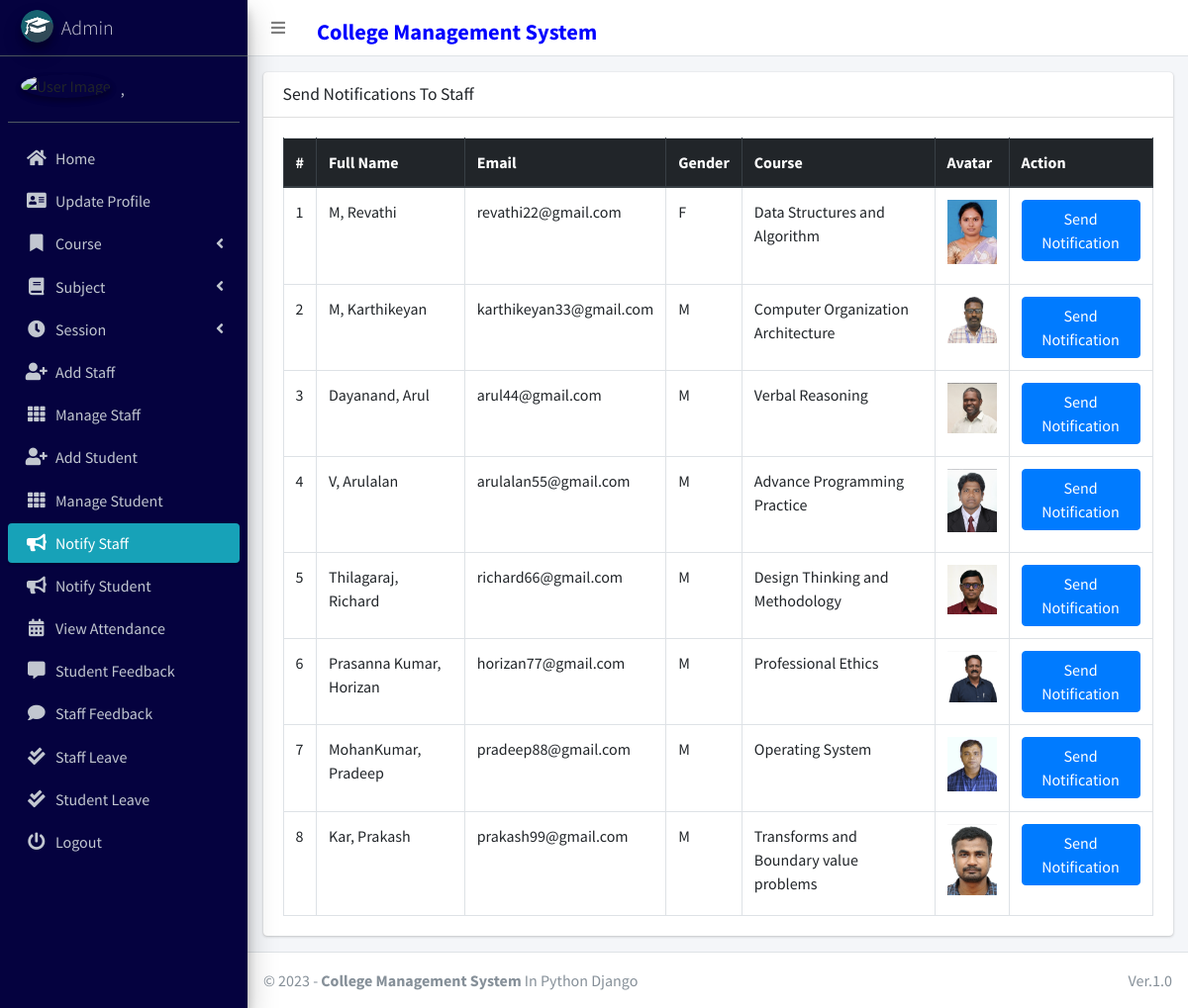
The page /admin_notify_staff (signed in) on the database its author committed.
### main_app/models.py (models this page shows, shortened)
class CustomUser(AbstractUser):
    USER_TYPE = ((1, "HOD"), (2, "Staff"), (3, "Student"))
    GENDER = [("M", "Male"), ("F", "Female")]
    username = None  # Removed username, using email instead
    email = models.EmailField(unique=True)
    user_type = models.CharField(default=1, choices=USER_TYPE, max_length=1)
    gender = models.CharField(max_length=1, choices=GENDER)
    profile_pic = models.ImageField()
    address = models.TextField()
    fcm_token = models.TextField(default="")  # For firebase notifications
    created_at = models.DateTimeField(auto_now_add=True)
    updated_at = models.DateTimeField(auto_now=True)
    USERNAME_FIELD = "email"
    REQUIRED_FIELDS = []
    objects = CustomUserManager()
    def __str__(self):
        return self.last_name + ", " + self.first_name

class Staff(models.Model):
    course = models.ForeignKey(Course, on_delete=models.DO_NOTHING, null=True, blank=False)
    admin = models.OneToOneField(CustomUser, on_delete=models.CASCADE)

class Course(models.Model):
    name = models.CharField(max_length=120)
    created_at = models.DateTimeField(auto_now_add=True)
    updated_at = models.DateTimeField(auto_now=True)

### main_app/hod_views.py (the view)
# urls.py: path("admin_notify_staff", hod_views.admin_notify_staff,
def admin_notify_staff(request):
    staff = CustomUser.objects.filter(user_type=2)
    context = {
        'page_title': "Send Notifications To Staff",
        'allStaff': staff
    }
    return render(request, "hod_template/staff_notification.html", context)

### main_app/templates/hod_template/staff_notification.html (shortened to what this page needs)
{% extends 'main_app/base.html' %}
{% load static %}
{% block content %}
<section class="content">
    <div class="container-fluid">
        <div class="row">
            <div class="col-md-12">
                <div class="card">
                    <div class="card-header">
                        <h3 class="card-title">{{page_title}}</h3>
                    </div>
                    <div class="card-body">
                        <table id="example2" class="table table-bordered table-hover">
                            <thead class="thead-dark">
                                <tr>
                                    <th>#</th>
                                    <th>Full Name</th>
                                    <th>Email</th>
                                    <th>Gender</th>
                                    <th>Course</th>
                                    <th>Avatar</th>
                                    <th>Action</th>
                                </tr>
                            </thead>
                            <tbody>
                                {% for staff in allStaff %}
                                <tr>
                                    <td>{{ forloop.counter }}</td>
                                    <td>{{staff.last_name}}, {{staff.first_name}}</td>
                                    <td>{{staff.email}}</td>
                                    <td>{{staff.gender}}</td>
                                    <td>{{staff.staff.course.name}}</td>
                                    <td>
                                        {% if staff.profile_pic == ""  %}
                                        No Image
                                        {% else %}
                                        <img class="img img-fluid mb-2" height="56" width="56"
                                            src="{{staff.profile_pic}}" alt="">
                                        {% endif %}
                                    </td>
                                    <td><button data-toggle = "modal" data-target = "#myModal"class="btn btn-primary show_notification" value="{{staff.id}}">Send Notification</button>
                                    </td>
                                </tr>
                                {% endfor %}
                            </tbody>
                        </table>
                    </div>
                </div>
            </div>
        </div>
    </div>
</section>
{% endblock content %}

### main_app/templates/main_app/sidebar_template.html (shortened to what this page needs)
{% load static %}
<aside class="main-sidebar sidebar-dark-info elevation-4">
    {% if request.user.user_type == '1' %}
    <a href="{% url 'admin_home' %}" class="brand-link">
        <img src="{% static 'dist/img/cmsl.png' %} " alt="AdminLTE Logo"
            class="brand-image img-circle elevation-3" >
        <span class="brand-text font-weight-light">Admin</span>
    </a>
    <div class="sidebar">
        <div class="user-panel mt-3 pb-3 mb-3 d-flex">
            <div class="image">
                <img src="{{ request.user.profile_pic}}" class="img-circle elevation-2" alt="User Image">
            </div>
            <div class="info">
                <a href="#" class="d-block">{{user}}</a>
            </div>
        </div>
        <nav class="mt-2">
            <ul class="nav nav-pills nav-sidebar flex-column" data-widget="treeview" role="menu" data-accordion="false">
                <li class="nav-item">
                    {% url 'admin_home' as admin_home %}
                    <a href="{{admin_home}}" class="nav-link {% if admin_home == request.path %} active {% endif %}">
                        <i class="nav-icon fas fa-home"></i>
                        <p>
                            Home
                        </p>
                    </a>
                </li>
                <li class="nav-item">
                    {% url 'admin_view_profile' as admin_view_profile %}
                    <a href="{{admin_view_profile}}"
                        class="nav-link {% if admin_view_profile == request.path %} active {% endif %}">
                        <i class="nav-icon fas fa-address-card"></i>
                        <p>
                            Update Profile
                        </p>
                    </a>
                </li>
                <li class="nav-item has-treeview">
                    <a href="#" class="nav-link">
                        <i class="nav-icon fas fa-bookmark"></i>
                        <p>
                            Course
                            <i class="fas fa-angle-left right"></i>
                        </p>
                    </a>
                </li>
                <li class="nav-item has-treeview">
                    <a href="#" class="nav-link">
                        <i class="nav-icon fas fa-book"></i>
                        <p>
                            Subject
                            <i class="fas fa-angle-left right"></i>
                        </p>
                    </a>
                </li>
                <li class="nav-item has-treeview">
                    <a href="#" class="nav-link">
                        <i class="nav-icon fas fa-clock"></i>
                        <p>
                            Session
                            <i class="fas fa-angle-left right"></i>
                        </p>
                    </a>
                </li>
                <li class="nav-item">
                    {% url 'add_staff' as add_staff %}
                    <a href="{{add_staff}}" class="nav-link {% if add_staff == request.path %} active {% endif %}">
                        <i class="nav-icon fas fa-user-plus"></i>
                        <p>
                            Add Staff
                        </p>
                    </a>
                </li>
                <li class="nav-item">
                    {% url 'manage_staff' as manage_staff %}
                    {% url 'edit_staff' staff_id as edit_staff %}
                    <a href="{{manage_staff}}"
                        class="nav-link {% if manage_staff == request.path or request.path == edit_staff %} active {% endif %}">
                        <i class="nav-icon fas fa-th"></i>
                        <p>
                            Manage Staff
                        </p>
                    </a>
                </li>
                <li class="nav-item">
                    {% url 'add_student' as add_student%}
                    <a href="{{add_student}}" class="nav-link  {% if add_student == request.path %} active {% endif %}">
                        <i class="nav-icon fas fa-user-plus"></i>
                        <p>
                            Add Student
                        </p>
                    </a>
                </li>
                <li class="nav-item">
                    {% url 'manage_student' as manage_student %}
                    {% url 'edit_student' student_id as edit_student %}
                    <a href="{{manage_student}}"
                        class="nav-link  {% if edit_student == request.path or manage_student == request.path %} active {% endif %}">
                        <i class="nav-icon fas fa-th"></i>
                        <p>
                            Manage Student
                        </p>
                    </a>
                </li>
                <li class="nav-item">
                    {% url 'admin_notify_staff' as admin_notify_staff %}
                    <a href="{{admin_notify_staff}}"
                        class="nav-link {% if admin_notify_staff == request.path %} active {% endif %}">
                        <i class="nav-icon fas fa-bullhorn"></i>
                        <p>
                            Notify Staff
                        </p>
                    </a>
                </li>
                <li class="nav-item">
                    {% url 'admin_notify_student' as admin_notify_student %}
                    <a href="{{admin_notify_student}}"
                        class="nav-link {% if admin_notify_student == request.path %} active {% endif %}">
                        <i class="nav-icon fas fa-bullhorn"></i>
                        <p>
                            Notify Student
                        </p>
                    </a>
                </li>
                <li class="nav-item">
                    {% url 'admin_view_attendance' as admin_view_attendance %}
                <li class="nav-item">
                    <a href="{{admin_view_attendance}}"
                        class="nav-link  {% if admin_view_attendance == request.path %} active {% endif %}">
                        <i class="nav-icon fas fa-calendar-alt"></i>
                        <p>
                            View Attendance
                        </p>
                    </a>
                </li>
                <li class="nav-item">
                    {% url 'student_feedback_message' as student_feedback_message %}
                    <a href="{{ student_feedback_message }}"
                        class="nav-link  {% if student_feedback_message == request.path %} active {% endif %}">
                        <i class="nav-icon fas fa-comment-alt"></i>
                        <p>
                            Student Feedback
                        </p>
                    </a>
                </li>
                <li class="nav-item">
                    {% url 'staff_feedback_message' as staff_feedback_message %}
                    <a href="{{staff_feedback_message}}"
                        class="nav-link   {% if staff_feedback_message == request.path %} active {% endif %}">
                        <i class="nav-icon fas fa-comment"></i>
                        <p>
                            Staff Feedback
                        </p>
                    </a>
                </li>
                <li class="nav-item">
                    {% url 'view_staff_leave' as view_staff_leave %}
                    <a href="{{view_staff_leave}}"
                        class="nav-link  {% if view_staff_leave == request.path %} active {% endif %}">
                        <i class="nav-icon fas fa-check-double"></i>
                        <p>
                            Staff Leave
                        </p>
                    </a>
                </li>
                <li class="nav-item">
                    {% url 'view_student_leave' as view_student_leave %}
                    <a href="{% url 'view_student_leave' %}"
                        class="nav-link  {% if view_student_leave == request.path %} active {% endif %}">
                        <i class="nav-icon fas fa-check-double"></i>
                        <p>
                            Student Leave
                        </p>
                    </a>
                </li>
                                        {% endif %}
                                        <li class="nav-item">
                                            <a href="{% url 'user_logout' %}"
                                                onclick="return confirm('Your session would be terminated.\n\nProceed?')"
                                                class="nav-link">
                                                <i class="nav-icon fas fa-power-off"></i>
                                                <p>
                                                    Logout
                                                </p>
                                            </a>
                                        </li>
                                    </ul>
                                </nav>
                            </div>
</aside>

### rows shown on the page
CustomUser: last_name+first_name ","
CustomUser: last_name "M", first_name "Revathi", email "revathi22@gmail.com", gender "F", staff.course.name "Data Structures and Algorithm", shows a picture
CustomUser: last_name "M", first_name "Karthikeyan", email "karthikeyan33@gmail.com", gender "M", staff.course.name "Computer Organization Architecture", shows a picture
CustomUser: last_name "Dayanand", first_name "Arul", email "arul44@gmail.com", gender "M", staff.course.name "Verbal Reasoning", shows a picture
CustomUser: last_name "V", first_name "Arulalan", email "arulalan55@gmail.com", gender "M", staff.course.name "Advance Programming Practice", shows a picture
CustomUser: last_name "Thilagaraj", first_name "Richard", email "richard66@gmail.com", gender "M", staff.course.name "Design Thinking and Methodology", shows a picture
CustomUser: last_name "Prasanna Kumar", first_name "Horizan", email "horizan77@gmail.com", gender "M", staff.course.name "Professional Ethics", shows a picture
CustomUser: last_name "MohanKumar", first_name "Pradeep", email "pradeep88@gmail.com", gender "M", staff.course.name "Operating System", shows a picture
CustomUser: last_name "Kar", first_name "Prakash", email "prakash99@gmail.com", gender "M", staff.course.name "Transforms and Boundary value problems", shows a picture

### other values the page prints
{{ page_title }} "Send Notifications To Staff"
